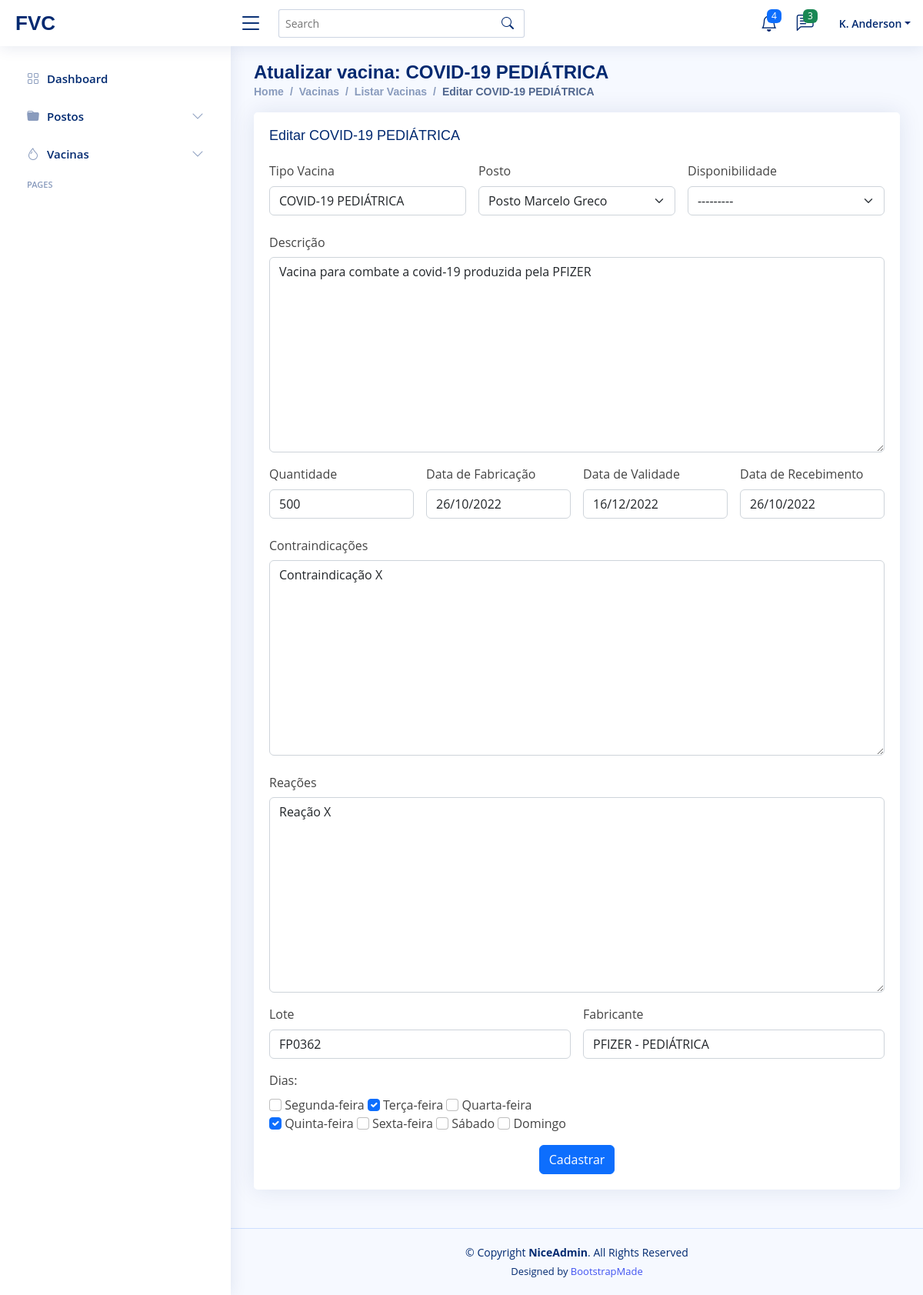
Screenshot of /vacupdate/1 with the database file from the repository.
### core/models.py (models this page shows, shortened)
class vacinas(models.Model):
    DISPONIBILIDADE_CHOICES=[
        [1, "Disponível"],
        [0, "Indisponível"]
    ]
    vac_tipo_vacina = models.CharField(max_length = 120)
    vac_lote = models.CharField(max_length = 45)
    vac_fabricante = models.CharField(max_length = 45)
    vac_descricao = models.TextField(max_length = 300)
    vac_quantidade = models.IntegerField()
    vac_disponibilidade = models.BooleanField(choices=DISPONIBILIDADE_CHOICES)
    vac_contraindicacao = models.TextField(max_length = 300)
    vac_reacoes = models.TextField(max_length = 300)
    vac_data_fabricacao = models.DateField()
    vac_data_validade = models.DateField()
    vac_data_recebimento = models.DateField()
    vac_posto = models.ForeignKey("Postos", on_delete=models.CASCADE, related_name='Vacinas')
    vac_dias = models.ManyToManyField("Dias", related_name = "Vacinas")
    class Meta:
        verbose_name_plural = "Vacinas"

### core/views.py (the view)
# urls.py: path('vacupdate/<int:id_vacina>', vac_update, name= "update_vacinas"),
def vac_update(request, id_vacina):
    vacina = vacinas.objects.get(pk = id_vacina)
    form = vacinasForm(request.POST or None, instance = vacina)
    if form.is_valid():
        form.save()
        return redirect("lista_vacinas")
    pacote = {"form_vacinas": form , "vacinaChave": vacina}
    return render(request, "vac-update.html", pacote)

### core/models.py (called while the page is built)
    def __str__(self):
        return (self.dis_dia)

    def __str__(self):
        return (self.pos_nome)

### core/templates/vac-update.html (shortened to what this page needs)
{%extends 'layouts/pages-blank.html'%}
{%block page-name%}Atualizar vacina: {{vacinaChave.vac_tipo_vacina}}{%endblock page-name%}
{%block directory%}
<li class="breadcrumb-item"><a href="index.html">Home</a></li>
<li class="breadcrumb-item">Vacinas</li>
<li class="breadcrumb-item"><a href="{%url 'lista_vacinas'%}">Listar Vacinas</a></li>
<li class="breadcrumb-item active">Editar {{vacinaChave.vac_tipo_vacina}}</li>
{%endblock directory%}
{%block main-content%}
<div class="card">
    <div class="card-body">
      <h5 class="card-title">Editar {{vacinaChave.vac_tipo_vacina}}</h5>
      <form class="row g-3" id="create_form" method="POST">
        <div class="col-4">
          <label for="id_vac_tipo_vacina" class="form-label">Tipo Vacina</label>
          {{form_vacinas.vac_tipo_vacina}}
        </div>
        <div class="col-4">
          <label for="id_vac_posto" class="form-label">Posto</label>
          {{form_vacinas.vac_posto}}
        </div>
        <div class="col-4">
          <label for="id_vac_disponibilidade" class="form-label">Disponibilidade</label>
          {{form_vacinas.vac_disponibilidade}}
        </div>
        <div class="col-12">
          <label for="id_vac_descricao" class="col-sm-2 col-form-label">Descrição</label>
          {{form_vacinas.vac_descricao}}
        </div>
        <div class="col-3">
          <label for="id_vac_quantidade" class="form-label">Quantidade</label>
          {{form_vacinas.vac_quantidade}}
        </div>
        <div class="col-3">
          <label for="id_vac_data_fabricacao" class="form-label">Data de Fabricação</label>
          {{form_vacinas.vac_data_fabricacao}}
        </div>
        <div class="col-3">
          <label for="id_vac_data_validade" class="form-label">Data de Validade</label>
          {{form_vacinas.vac_data_validade}}
        </div>
        <div class="col-3">
          <label for="id_vac_data_recebimento" class="form-label">Data de Recebimento</label>
          {{form_vacinas.vac_data_recebimento}}
        </div>
        <div class="col-12">
          <label for="id_vac_contraindicacao" class="col-sm-2 col-form-label">Contraindicações</label>
          {{form_vacinas.vac_contraindicacao}}
        </div>
        <div class="col-12">
          <label for="id_vac_reacoes" class="col-sm-2 col-form-label">Reações</label>
          {{form_vacinas.vac_reacoes}}
        </div>
        <div class="col-6">
          <label for="id_vac_lote" class="form-label">Lote</label>
          {{form_vacinas.vac_lote}}
        </div>
        <div class="col-6">
          <label for="id_vac_fabricante" class="form-label">Fabricante</label>
          {{form_vacinas.vac_fabricante}}
        </div>
        <div class="col-6">
          <label for="id_vac_dias" class="form-label">Dias:</label>
          <div>
          {%for campo in form_vacinas.vac_dias%}
          {{campo}}
          {%endfor%}
          </div>
        </div>
        <div class="text-center">
          <button type="submit" class="btn btn-primary">Cadastrar</button>
        </div>
      </form>
    </div>
  </div>
{%endblock main-content%}

### core/static/assets/css/style.css (style rules this page uses)
:root { scroll-behavior: smooth; }
body { font-family: "Open Sans", sans-serif; background: #f6f9ff; color: #444444; }
a { color: #4154f1; text-decoration: none; }
h1, h2, h3, h4, h5, h6 { font-family: "Nunito", sans-serif; }
.card { margin-bottom: 30px; border: none; border-radius: 5px; box-shadow: 0px 0 30px rgba(1, 41, 112, 0.1); }
.card-title { padding: 20px 0 15px 0; font-size: 18px; font-weight: 500; color: #012970; font-family: "Poppins", sans-serif; }
.card-body { padding: 0 20px 20px 20px; }
.breadcrumb a { color: #899bbd; transition: 0.3s; }
.breadcrumb .breadcrumb-item::before { color: #899bbd; }
.breadcrumb .active { color: #51678f; font-weight: 600; }

### rows the page displays
vacinas: vac_tipo_vacina "COVID-19 PEDIÁTRICA", vac_posto "Posto Marcelo Greco", vac_disponibilidade "---------", vac_descricao "Vacina para combate a covid-19 produzida pela PFIZER", vac_quantidade "500", vac_data_fabricacao "26/10/2022", vac_data_validade "16/12/2022", vac_data_recebimento "26/10/2022", vac_contraindicacao "Contraindicação X", vac_reacoes "Reação X", vac_lote "FP0362", vac_fabricante "PFIZER - PEDIÁTRICA"
